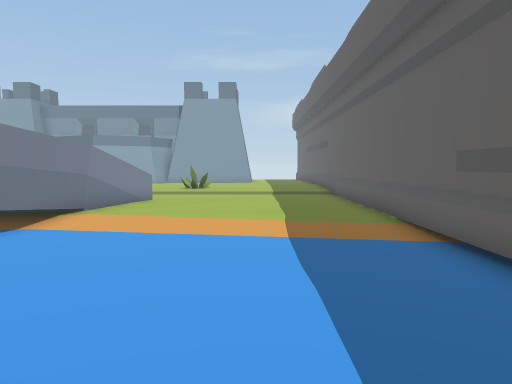
view 1 (above)

19 first-person views from a walk through a 3-D level made in the Unity game engine. The camera is 1.3 m above the floor, tilts 4° down and sees 70° across. The floor is counted in squares, 1 m on a side. Each view is taken from the middle of a square. On the plan, view 1 faces up. The plan holds only what a view shows up to about 15 squares ahead; the rest is blank. The place goes on beyond the plan.

view 2
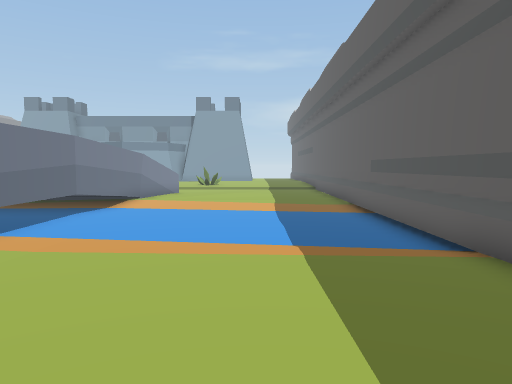

view 3
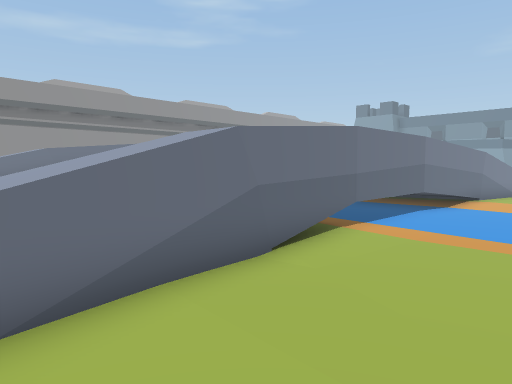

view 4
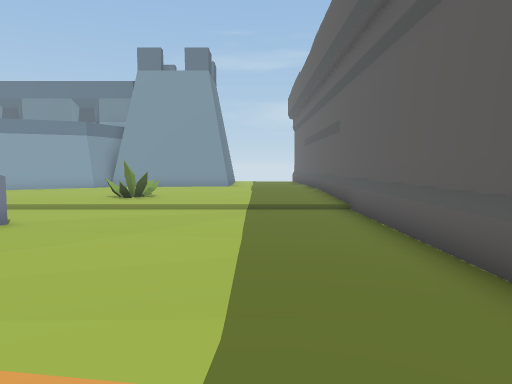

view 5
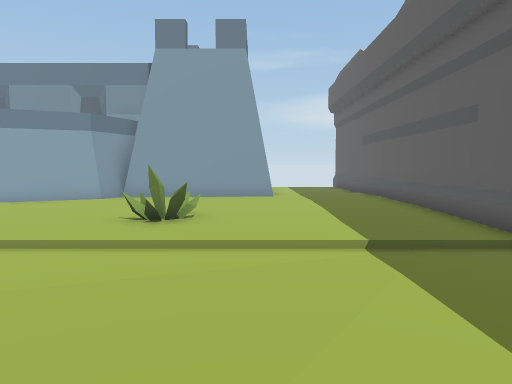

view 6
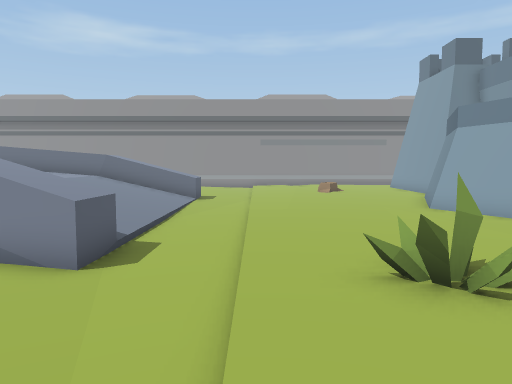

view 7
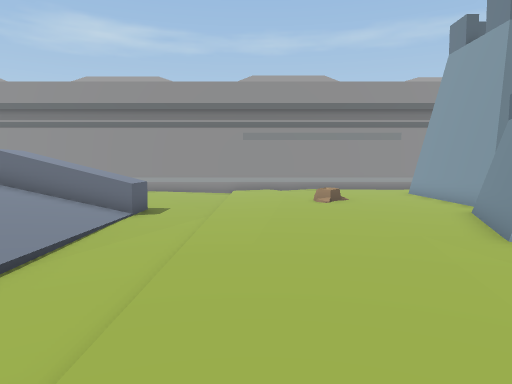

view 8
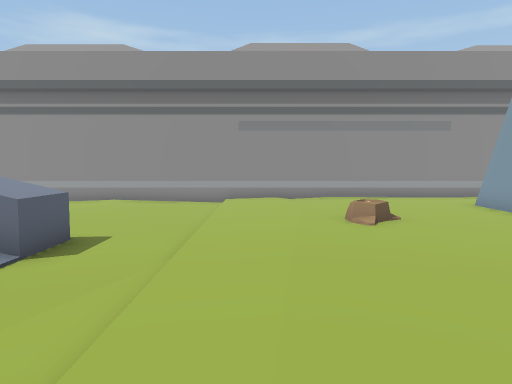

view 9
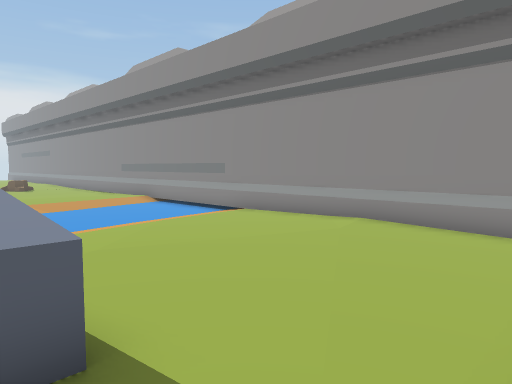

view 10
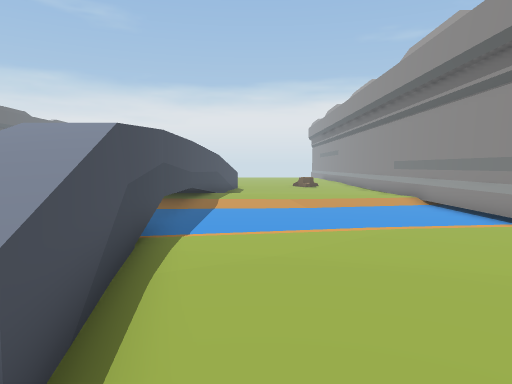

view 11
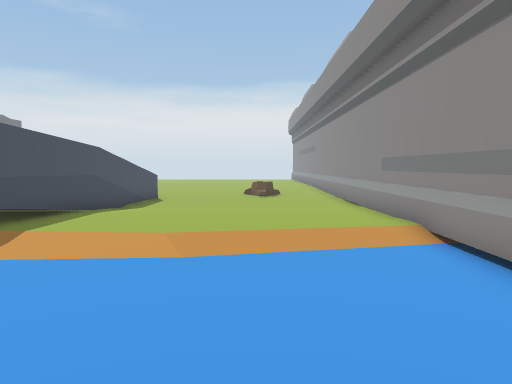

view 12
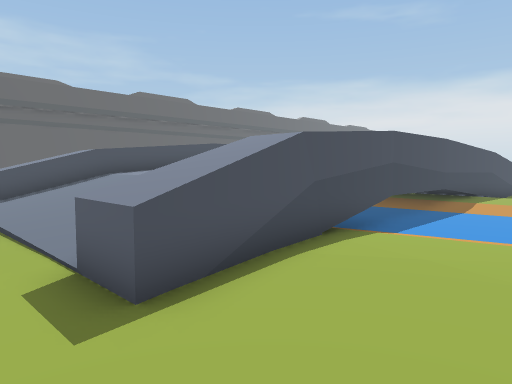

view 13
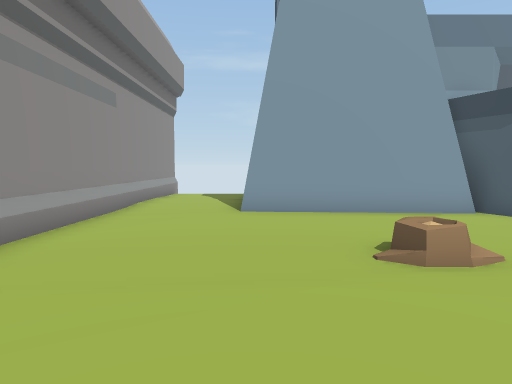

view 14
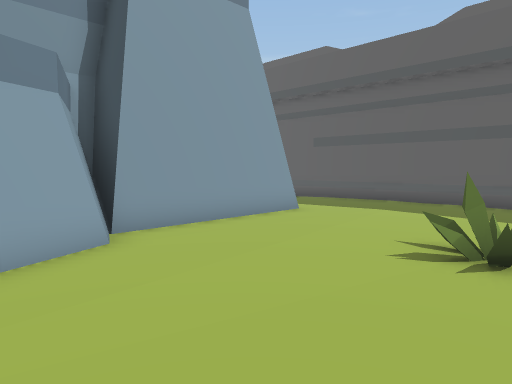

view 15
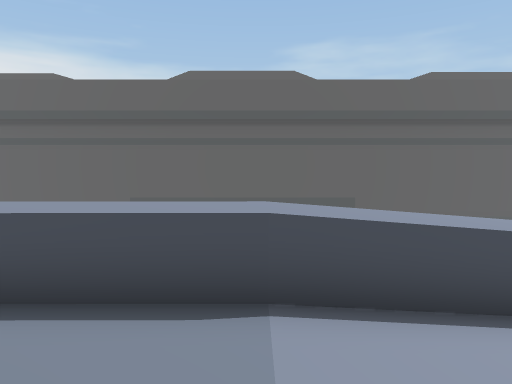

view 16
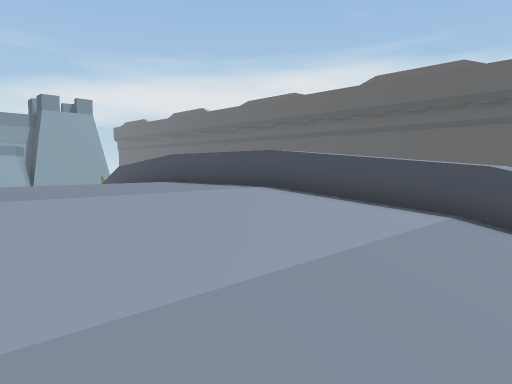

view 17
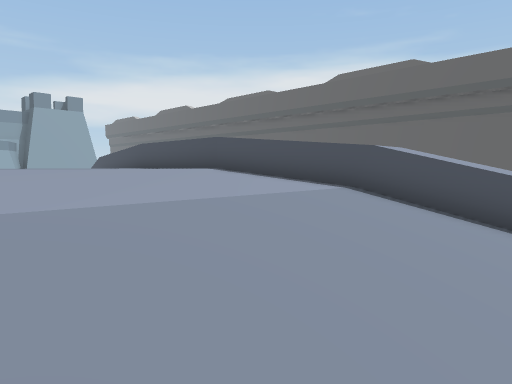

view 18
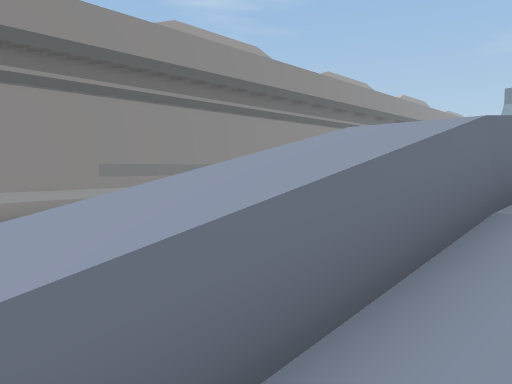

view 19
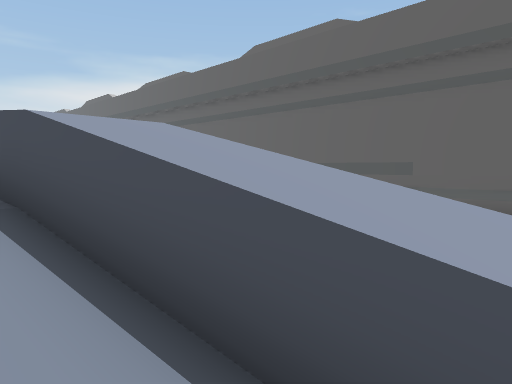

### Floor plan
Key: @ floor where view 1 was taken; # wall or solid block; . main floor; : floor 0.25 m higher than the main floor; - floor 0.25 m lower than the main floor; + floor 1 m higher than the main floor; * floor 1.25 m higher than the main floor; % floor 1.5 m higher than the main floor; / step, stairs or slope; = window, fence, low wall or low ledge; ^ raised ledge; O other object.
Columns run from 24 left of view 1 to 4 right of it. Each row starts with its distance up from view 1.
 26 #:::OOOOOO#       #OOOOO::::#
 25 #:::OOOOOO#      ##OOOOO::::#
 24 #:::::::::###  ###::::::::::#
 23 #:::::::::::####::::::::::::#
 22 #:::::::::::::::::::::::::::#
 21 #:::::O:::::::::::::::::::::#
 20 #::::::::::::::::::::O::::::#
 19 #::::::::::::::::::::O::::::#
 18 #:::::::::::::::::::::::::::#
 17 #///////////////////////////#
 16 #...........................#
 15 #...........................#
 14 #.......^^/////////^^.......#
 13 #........^^///////^^#.......#
 12 #........#^/// ///^#........#
 11 #........#^/// ///^#........#
 10 #........#^++   ++^#........#
  9 #........#^*      ^#........#
  8 #.......-#^       ^#-.......#
  7 #.--------^       ^---------#
  6 #---------=  %%%%%=---------#
  5 #---------=  %%%%%=---------#
  4 #---------= %%%%%%=---------#
  3 #----.....= %%%%%%=---------#
  2 #///......= %%%%%%=.....----#
  1 #.........^ ******^.........#
  0 #........#^ ******^#....@...#
 -1 #........#^*******^#........#
 -2 #........#^+++++++^#....... #
 -3 #........#^///////^#....... #
 -4 #.......#^^///////^^ ..     #
 -5 #.......#^^ //////^^=.. .   #
 -6 #.......^^:: :/  //^^  .    #

Where each view was taken, in squares from view 1:
view 1: 0 up, 0 right, facing up
view 2: 5 down, 0 right, facing up
view 3: 6 down, 1 left, facing up-left
view 4: 7 up, 1 right, facing up
view 5: 11 up, 1 left, facing up
view 6: 17 up, 1 right, facing left
view 7: 18 up, 4 left, facing left
view 8: 18 up, 9 left, facing left
view 9: 17 up, 15 left, facing down-left
view 10: 16 up, 17 left, facing down
view 11: 9 up, 20 left, facing down
view 12: 16 up, 19 left, facing down-right
view 13: 16 up, 20 left, facing up
view 14: 18 up, 9 left, facing up-right
view 15: 2 up, 10 left, facing right
view 16: 4 down, 13 left, facing up-right
view 17: 6 down, 13 left, facing up-right
view 18: 6 down, 13 left, facing up-left
view 19: 6 down, 7 left, facing up-right
